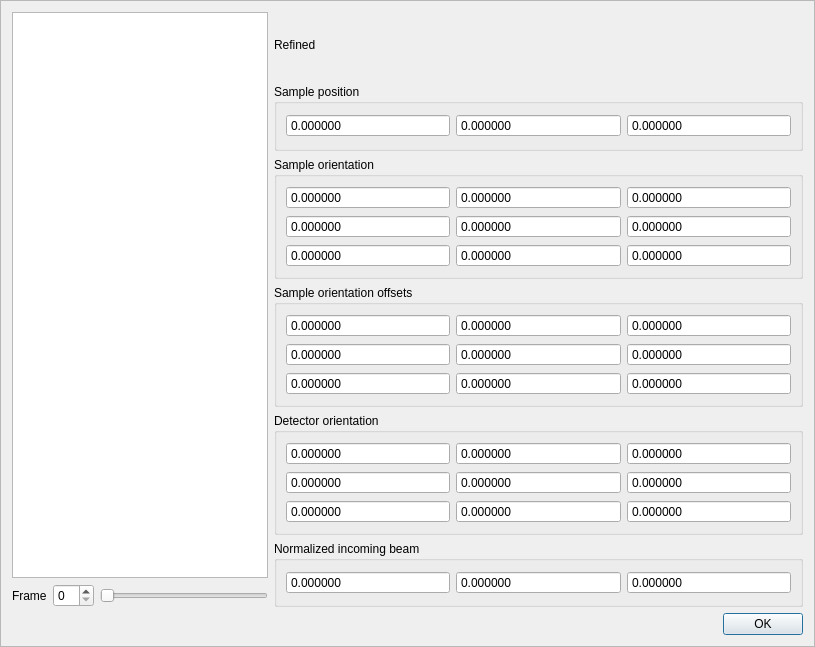
<?xml version="1.0" encoding="UTF-8"?>
<ui version="4.0">
 <class>FrameInstrumentStates</class>
 <widget class="NSXQFrame" name="FrameInstrumentStates">
  <property name="geometry">
   <rect>
    <x>0</x>
    <y>0</y>
    <width>815</width>
    <height>647</height>
   </rect>
  </property>
  <property name="windowTitle">
   <string>Frame</string>
  </property>
  <property name="frameShape">
   <enum>QFrame::StyledPanel</enum>
  </property>
  <property name="frameShadow">
   <enum>QFrame::Raised</enum>
  </property>
  <layout class="QVBoxLayout" name="verticalLayout_3">
   <item>
    <layout class="QHBoxLayout" name="horizontalLayout_3" stretch="0,3">
     <item>
      <layout class="QVBoxLayout" name="verticalLayout">
       <item>
        <widget class="QListWidget" name="data"/>
       </item>
       <item>
        <layout class="QHBoxLayout" name="horizontalLayout">
         <item>
          <widget class="QLabel" name="label">
           <property name="text">
            <string>Frame</string>
           </property>
          </widget>
         </item>
         <item>
          <widget class="QSpinBox" name="frameIndex">
           <property name="readOnly">
            <bool>false</bool>
           </property>
           <property name="buttonSymbols">
            <enum>QAbstractSpinBox::UpDownArrows</enum>
           </property>
           <property name="singleStep">
            <number>1</number>
           </property>
          </widget>
         </item>
         <item>
          <widget class="QSlider" name="frameSlider">
           <property name="tracking">
            <bool>true</bool>
           </property>
           <property name="orientation">
            <enum>Qt::Horizontal</enum>
           </property>
           <property name="tickPosition">
            <enum>QSlider::NoTicks</enum>
           </property>
          </widget>
         </item>
        </layout>
       </item>
      </layout>
     </item>
     <item>
      <layout class="QVBoxLayout" name="verticalLayout_2">
       <item>
        <widget class="QLabel" name="refined">
         <property name="text">
          <string>Refined</string>
         </property>
        </widget>
       </item>
       <item>
        <widget class="QGroupBox" name="groupBox">
         <property name="title">
          <string>Sample position</string>
         </property>
         <layout class="QHBoxLayout" name="horizontalLayout_2">
          <item>
           <widget class="QDoubleSpinBox" name="sample_position_x">
            <property name="readOnly">
             <bool>true</bool>
            </property>
            <property name="buttonSymbols">
             <enum>QAbstractSpinBox::NoButtons</enum>
            </property>
            <property name="decimals">
             <number>6</number>
            </property>
            <property name="minimum">
             <double>-1000000.000000000000000</double>
            </property>
            <property name="maximum">
             <double>1000000.000000000000000</double>
            </property>
           </widget>
          </item>
          <item>
           <widget class="QDoubleSpinBox" name="sample_position_y">
            <property name="readOnly">
             <bool>true</bool>
            </property>
            <property name="buttonSymbols">
             <enum>QAbstractSpinBox::NoButtons</enum>
            </property>
            <property name="decimals">
             <number>6</number>
            </property>
            <property name="minimum">
             <double>-1000000.000000000000000</double>
            </property>
            <property name="maximum">
             <double>1000000.000000000000000</double>
            </property>
           </widget>
          </item>
          <item>
           <widget class="QDoubleSpinBox" name="sample_position_z">
            <property name="readOnly">
             <bool>true</bool>
            </property>
            <property name="buttonSymbols">
             <enum>QAbstractSpinBox::NoButtons</enum>
            </property>
            <property name="decimals">
             <number>6</number>
            </property>
            <property name="minimum">
             <double>-1000000.000000000000000</double>
            </property>
            <property name="maximum">
             <double>1000000.000000000000000</double>
            </property>
           </widget>
          </item>
         </layout>
        </widget>
       </item>
       <item>
        <widget class="QGroupBox" name="groupBox_2">
         <property name="title">
          <string>Sample orientation</string>
         </property>
         <layout class="QGridLayout" name="gridLayout">
          <item row="1" column="0">
           <widget class="QDoubleSpinBox" name="sample_orientation_10">
            <property name="readOnly">
             <bool>true</bool>
            </property>
            <property name="buttonSymbols">
             <enum>QAbstractSpinBox::NoButtons</enum>
            </property>
            <property name="decimals">
             <number>6</number>
            </property>
            <property name="minimum">
             <double>-1000000.000000000000000</double>
            </property>
            <property name="maximum">
             <double>1000000.000000000000000</double>
            </property>
           </widget>
          </item>
          <item row="0" column="0">
           <widget class="QDoubleSpinBox" name="sample_orientation_00">
            <property name="enabled">
             <bool>true</bool>
            </property>
            <property name="readOnly">
             <bool>true</bool>
            </property>
            <property name="buttonSymbols">
             <enum>QAbstractSpinBox::NoButtons</enum>
            </property>
            <property name="decimals">
             <number>6</number>
            </property>
            <property name="minimum">
             <double>-1000000.000000000000000</double>
            </property>
            <property name="maximum">
             <double>1000000.000000000000000</double>
            </property>
           </widget>
          </item>
          <item row="2" column="1">
           <widget class="QDoubleSpinBox" name="sample_orientation_21">
            <property name="readOnly">
             <bool>true</bool>
            </property>
            <property name="buttonSymbols">
             <enum>QAbstractSpinBox::NoButtons</enum>
            </property>
            <property name="decimals">
             <number>6</number>
            </property>
            <property name="minimum">
             <double>-1000000.000000000000000</double>
            </property>
            <property name="maximum">
             <double>1000000.000000000000000</double>
            </property>
           </widget>
          </item>
          <item row="2" column="2">
           <widget class="QDoubleSpinBox" name="sample_orientation_22">
            <property name="readOnly">
             <bool>true</bool>
            </property>
            <property name="buttonSymbols">
             <enum>QAbstractSpinBox::NoButtons</enum>
            </property>
            <property name="decimals">
             <number>6</number>
            </property>
            <property name="minimum">
             <double>-1000000.000000000000000</double>
            </property>
            <property name="maximum">
             <double>1000000.000000000000000</double>
            </property>
           </widget>
          </item>
          <item row="1" column="1">
           <widget class="QDoubleSpinBox" name="sample_orientation_11">
            <property name="readOnly">
             <bool>true</bool>
            </property>
            <property name="buttonSymbols">
             <enum>QAbstractSpinBox::NoButtons</enum>
            </property>
            <property name="decimals">
             <number>6</number>
            </property>
            <property name="minimum">
             <double>-1000000.000000000000000</double>
            </property>
            <property name="maximum">
             <double>1000000.000000000000000</double>
            </property>
           </widget>
          </item>
          <item row="2" column="0">
           <widget class="QDoubleSpinBox" name="sample_orientation_20">
            <property name="readOnly">
             <bool>true</bool>
            </property>
            <property name="buttonSymbols">
             <enum>QAbstractSpinBox::NoButtons</enum>
            </property>
            <property name="decimals">
             <number>6</number>
            </property>
            <property name="minimum">
             <double>-1000000.000000000000000</double>
            </property>
            <property name="maximum">
             <double>1000000.000000000000000</double>
            </property>
           </widget>
          </item>
          <item row="1" column="2">
           <widget class="QDoubleSpinBox" name="sample_orientation_12">
            <property name="readOnly">
             <bool>true</bool>
            </property>
            <property name="buttonSymbols">
             <enum>QAbstractSpinBox::NoButtons</enum>
            </property>
            <property name="decimals">
             <number>6</number>
            </property>
            <property name="minimum">
             <double>-1000000.000000000000000</double>
            </property>
            <property name="maximum">
             <double>1000000.000000000000000</double>
            </property>
           </widget>
          </item>
          <item row="0" column="1">
           <widget class="QDoubleSpinBox" name="sample_orientation_01">
            <property name="readOnly">
             <bool>true</bool>
            </property>
            <property name="buttonSymbols">
             <enum>QAbstractSpinBox::NoButtons</enum>
            </property>
            <property name="decimals">
             <number>6</number>
            </property>
            <property name="minimum">
             <double>-1000000.000000000000000</double>
            </property>
            <property name="maximum">
             <double>1000000.000000000000000</double>
            </property>
           </widget>
          </item>
          <item row="0" column="2">
           <widget class="QDoubleSpinBox" name="sample_orientation_02">
            <property name="readOnly">
             <bool>true</bool>
            </property>
            <property name="buttonSymbols">
             <enum>QAbstractSpinBox::NoButtons</enum>
            </property>
            <property name="decimals">
             <number>6</number>
            </property>
            <property name="minimum">
             <double>-1000000.000000000000000</double>
            </property>
            <property name="maximum">
             <double>1000000.000000000000000</double>
            </property>
           </widget>
          </item>
         </layout>
        </widget>
       </item>
       <item>
        <widget class="QGroupBox" name="groupBox_3">
         <property name="title">
          <string>Sample orientation offsets</string>
         </property>
         <layout class="QGridLayout" name="gridLayout_3">
          <item row="1" column="0">
           <widget class="QDoubleSpinBox" name="sample_orientation_offset_10">
            <property name="readOnly">
             <bool>true</bool>
            </property>
            <property name="buttonSymbols">
             <enum>QAbstractSpinBox::NoButtons</enum>
            </property>
            <property name="decimals">
             <number>6</number>
            </property>
            <property name="minimum">
             <double>-1000000.000000000000000</double>
            </property>
            <property name="maximum">
             <double>1000000.000000000000000</double>
            </property>
           </widget>
          </item>
          <item row="0" column="2">
           <widget class="QDoubleSpinBox" name="sample_orientation_offset_02">
            <property name="readOnly">
             <bool>true</bool>
            </property>
            <property name="buttonSymbols">
             <enum>QAbstractSpinBox::NoButtons</enum>
            </property>
            <property name="decimals">
             <number>6</number>
            </property>
            <property name="minimum">
             <double>-1000000.000000000000000</double>
            </property>
            <property name="maximum">
             <double>1000000.000000000000000</double>
            </property>
           </widget>
          </item>
          <item row="2" column="1">
           <widget class="QDoubleSpinBox" name="sample_orientation_offset_21">
            <property name="readOnly">
             <bool>true</bool>
            </property>
            <property name="buttonSymbols">
             <enum>QAbstractSpinBox::NoButtons</enum>
            </property>
            <property name="decimals">
             <number>6</number>
            </property>
            <property name="minimum">
             <double>-1000000.000000000000000</double>
            </property>
            <property name="maximum">
             <double>1000000.000000000000000</double>
            </property>
           </widget>
          </item>
          <item row="1" column="1">
           <widget class="QDoubleSpinBox" name="sample_orientation_offset_11">
            <property name="readOnly">
             <bool>true</bool>
            </property>
            <property name="buttonSymbols">
             <enum>QAbstractSpinBox::NoButtons</enum>
            </property>
            <property name="decimals">
             <number>6</number>
            </property>
            <property name="minimum">
             <double>-1000000.000000000000000</double>
            </property>
            <property name="maximum">
             <double>1000000.000000000000000</double>
            </property>
           </widget>
          </item>
          <item row="2" column="0">
           <widget class="QDoubleSpinBox" name="sample_orientation_offset_20">
            <property name="readOnly">
             <bool>true</bool>
            </property>
            <property name="buttonSymbols">
             <enum>QAbstractSpinBox::NoButtons</enum>
            </property>
            <property name="decimals">
             <number>6</number>
            </property>
            <property name="minimum">
             <double>-1000000.000000000000000</double>
            </property>
            <property name="maximum">
             <double>1000000.000000000000000</double>
            </property>
           </widget>
          </item>
          <item row="2" column="2">
           <widget class="QDoubleSpinBox" name="sample_orientation_offset_22">
            <property name="readOnly">
             <bool>true</bool>
            </property>
            <property name="buttonSymbols">
             <enum>QAbstractSpinBox::NoButtons</enum>
            </property>
            <property name="decimals">
             <number>6</number>
            </property>
            <property name="minimum">
             <double>-1000000.000000000000000</double>
            </property>
            <property name="maximum">
             <double>1000000.000000000000000</double>
            </property>
           </widget>
          </item>
          <item row="0" column="0">
           <widget class="QDoubleSpinBox" name="sample_orientation_offset_00">
            <property name="enabled">
             <bool>true</bool>
            </property>
            <property name="readOnly">
             <bool>true</bool>
            </property>
            <property name="buttonSymbols">
             <enum>QAbstractSpinBox::NoButtons</enum>
            </property>
            <property name="decimals">
             <number>6</number>
            </property>
            <property name="minimum">
             <double>-1000000.000000000000000</double>
            </property>
            <property name="maximum">
             <double>1000000.000000000000000</double>
            </property>
           </widget>
          </item>
          <item row="1" column="2">
           <widget class="QDoubleSpinBox" name="sample_orientation_offset_12">
            <property name="readOnly">
             <bool>true</bool>
            </property>
            <property name="buttonSymbols">
             <enum>QAbstractSpinBox::NoButtons</enum>
            </property>
            <property name="decimals">
             <number>6</number>
            </property>
            <property name="minimum">
             <double>-1000000.000000000000000</double>
            </property>
            <property name="maximum">
             <double>1000000.000000000000000</double>
            </property>
           </widget>
          </item>
          <item row="0" column="1">
           <widget class="QDoubleSpinBox" name="sample_orientation_offset_01">
            <property name="readOnly">
             <bool>true</bool>
            </property>
            <property name="buttonSymbols">
             <enum>QAbstractSpinBox::NoButtons</enum>
            </property>
            <property name="decimals">
             <number>6</number>
            </property>
            <property name="minimum">
             <double>-1000000.000000000000000</double>
            </property>
            <property name="maximum">
             <double>1000000.000000000000000</double>
            </property>
           </widget>
          </item>
         </layout>
         <zorder>sample_orientation_offset_00</zorder>
         <zorder>sample_orientation_offset_11</zorder>
         <zorder>sample_orientation_offset_01</zorder>
         <zorder>sample_orientation_offset_10</zorder>
         <zorder>sample_orientation_offset_02</zorder>
         <zorder>sample_orientation_offset_20</zorder>
         <zorder>sample_orientation_offset_21</zorder>
         <zorder>sample_orientation_offset_12</zorder>
         <zorder>sample_orientation_offset_22</zorder>
        </widget>
       </item>
       <item>
        <widget class="QGroupBox" name="groupBox_5">
         <property name="title">
          <string>Detector orientation</string>
         </property>
         <layout class="QGridLayout" name="gridLayout_4">
          <item row="0" column="0">
           <widget class="QDoubleSpinBox" name="detector_orientation_00">
            <property name="enabled">
             <bool>true</bool>
            </property>
            <property name="readOnly">
             <bool>true</bool>
            </property>
            <property name="buttonSymbols">
             <enum>QAbstractSpinBox::NoButtons</enum>
            </property>
            <property name="decimals">
             <number>6</number>
            </property>
            <property name="minimum">
             <double>-1000000.000000000000000</double>
            </property>
            <property name="maximum">
             <double>1000000.000000000000000</double>
            </property>
           </widget>
          </item>
          <item row="0" column="1">
           <widget class="QDoubleSpinBox" name="detector_orientation_01">
            <property name="readOnly">
             <bool>true</bool>
            </property>
            <property name="buttonSymbols">
             <enum>QAbstractSpinBox::NoButtons</enum>
            </property>
            <property name="decimals">
             <number>6</number>
            </property>
            <property name="minimum">
             <double>-1000000.000000000000000</double>
            </property>
            <property name="maximum">
             <double>1000000.000000000000000</double>
            </property>
           </widget>
          </item>
          <item row="0" column="2">
           <widget class="QDoubleSpinBox" name="detector_orientation_02">
            <property name="readOnly">
             <bool>true</bool>
            </property>
            <property name="buttonSymbols">
             <enum>QAbstractSpinBox::NoButtons</enum>
            </property>
            <property name="decimals">
             <number>6</number>
            </property>
            <property name="minimum">
             <double>-1000000.000000000000000</double>
            </property>
            <property name="maximum">
             <double>1000000.000000000000000</double>
            </property>
           </widget>
          </item>
          <item row="1" column="0">
           <widget class="QDoubleSpinBox" name="detector_orientation_10">
            <property name="readOnly">
             <bool>true</bool>
            </property>
            <property name="buttonSymbols">
             <enum>QAbstractSpinBox::NoButtons</enum>
            </property>
            <property name="decimals">
             <number>6</number>
            </property>
            <property name="minimum">
             <double>-1000000.000000000000000</double>
            </property>
            <property name="maximum">
             <double>1000000.000000000000000</double>
            </property>
           </widget>
          </item>
          <item row="1" column="1">
           <widget class="QDoubleSpinBox" name="detector_orientation_11">
            <property name="readOnly">
             <bool>true</bool>
            </property>
            <property name="buttonSymbols">
             <enum>QAbstractSpinBox::NoButtons</enum>
            </property>
            <property name="decimals">
             <number>6</number>
            </property>
            <property name="minimum">
             <double>-1000000.000000000000000</double>
            </property>
            <property name="maximum">
             <double>1000000.000000000000000</double>
            </property>
           </widget>
          </item>
          <item row="1" column="2">
           <widget class="QDoubleSpinBox" name="detector_orientation_12">
            <property name="readOnly">
             <bool>true</bool>
            </property>
            <property name="buttonSymbols">
             <enum>QAbstractSpinBox::NoButtons</enum>
            </property>
            <property name="decimals">
             <number>6</number>
            </property>
            <property name="minimum">
             <double>-1000000.000000000000000</double>
            </property>
            <property name="maximum">
             <double>1000000.000000000000000</double>
            </property>
           </widget>
          </item>
          <item row="2" column="0">
           <widget class="QDoubleSpinBox" name="detector_orientation_20">
            <property name="readOnly">
             <bool>true</bool>
            </property>
            <property name="buttonSymbols">
             <enum>QAbstractSpinBox::NoButtons</enum>
            </property>
            <property name="decimals">
             <number>6</number>
            </property>
            <property name="minimum">
             <double>-1000000.000000000000000</double>
            </property>
            <property name="maximum">
             <double>1000000.000000000000000</double>
            </property>
           </widget>
          </item>
          <item row="2" column="1">
           <widget class="QDoubleSpinBox" name="detector_orientation_21">
            <property name="readOnly">
             <bool>true</bool>
            </property>
            <property name="buttonSymbols">
             <enum>QAbstractSpinBox::NoButtons</enum>
            </property>
            <property name="decimals">
             <number>6</number>
            </property>
            <property name="minimum">
             <double>-1000000.000000000000000</double>
            </property>
            <property name="maximum">
             <double>1000000.000000000000000</double>
            </property>
           </widget>
          </item>
          <item row="2" column="2">
           <widget class="QDoubleSpinBox" name="detector_orientation_22">
            <property name="readOnly">
             <bool>true</bool>
            </property>
            <property name="buttonSymbols">
             <enum>QAbstractSpinBox::NoButtons</enum>
            </property>
            <property name="decimals">
             <number>6</number>
            </property>
            <property name="minimum">
             <double>-1000000.000000000000000</double>
            </property>
            <property name="maximum">
             <double>1000000.000000000000000</double>
            </property>
           </widget>
          </item>
         </layout>
        </widget>
       </item>
       <item>
        <widget class="QGroupBox" name="groupBox_4">
         <property name="title">
          <string>Normalized incoming beam</string>
         </property>
         <layout class="QHBoxLayout" name="horizontalLayout_4">
          <item>
           <widget class="QDoubleSpinBox" name="ni_x">
            <property name="readOnly">
             <bool>true</bool>
            </property>
            <property name="buttonSymbols">
             <enum>QAbstractSpinBox::NoButtons</enum>
            </property>
            <property name="decimals">
             <number>6</number>
            </property>
            <property name="minimum">
             <double>-1000000.000000000000000</double>
            </property>
            <property name="maximum">
             <double>1000000.000000000000000</double>
            </property>
           </widget>
          </item>
          <item>
           <widget class="QDoubleSpinBox" name="ni_y">
            <property name="readOnly">
             <bool>true</bool>
            </property>
            <property name="buttonSymbols">
             <enum>QAbstractSpinBox::NoButtons</enum>
            </property>
            <property name="decimals">
             <number>6</number>
            </property>
            <property name="minimum">
             <double>-1000000.000000000000000</double>
            </property>
            <property name="maximum">
             <double>1000000.000000000000000</double>
            </property>
           </widget>
          </item>
          <item>
           <widget class="QDoubleSpinBox" name="ni_z">
            <property name="readOnly">
             <bool>true</bool>
            </property>
            <property name="buttonSymbols">
             <enum>QAbstractSpinBox::NoButtons</enum>
            </property>
            <property name="decimals">
             <number>6</number>
            </property>
            <property name="minimum">
             <double>-1000000.000000000000000</double>
            </property>
            <property name="maximum">
             <double>1000000.000000000000000</double>
            </property>
           </widget>
          </item>
         </layout>
        </widget>
       </item>
      </layout>
     </item>
    </layout>
   </item>
   <item>
    <widget class="QDialogButtonBox" name="actions">
     <property name="standardButtons">
      <set>QDialogButtonBox::Ok</set>
     </property>
    </widget>
   </item>
  </layout>
 </widget>
 <customwidgets>
  <customwidget>
   <class>NSXQFrame</class>
   <extends>QFrame</extends>
   <header>NSXQFrame.h</header>
   <container>1</container>
  </customwidget>
 </customwidgets>
 <resources/>
 <connections/>
</ui>
